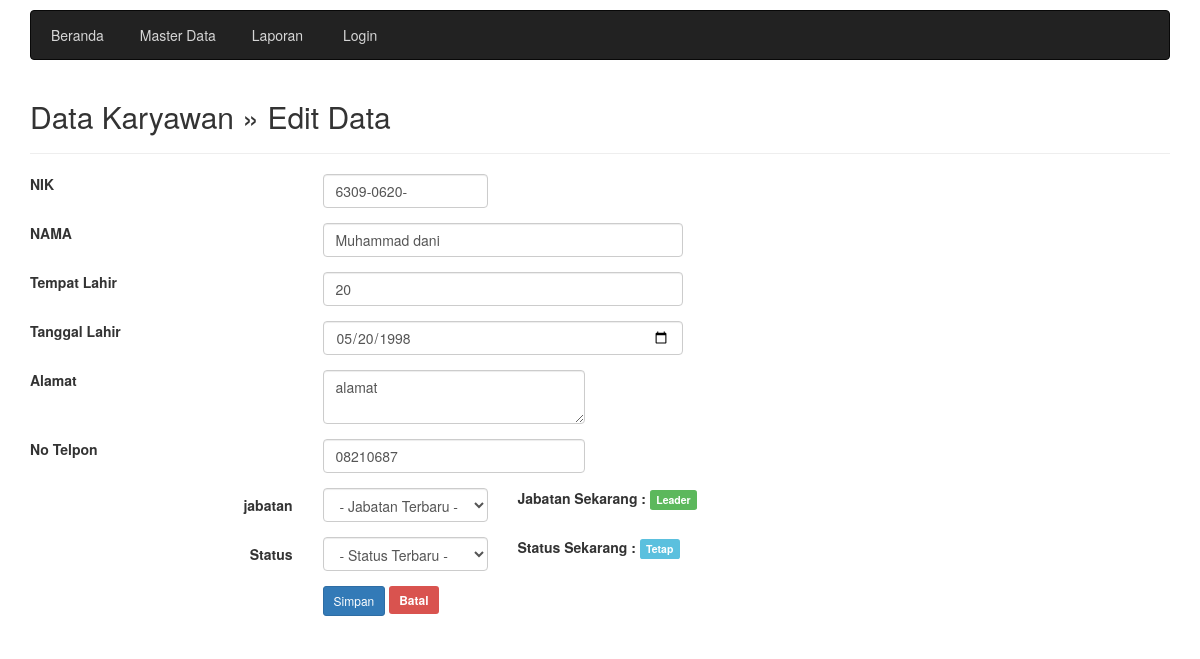
The page /karyawan_edit.php?nik=6309-0620- on the database as committed earlier.
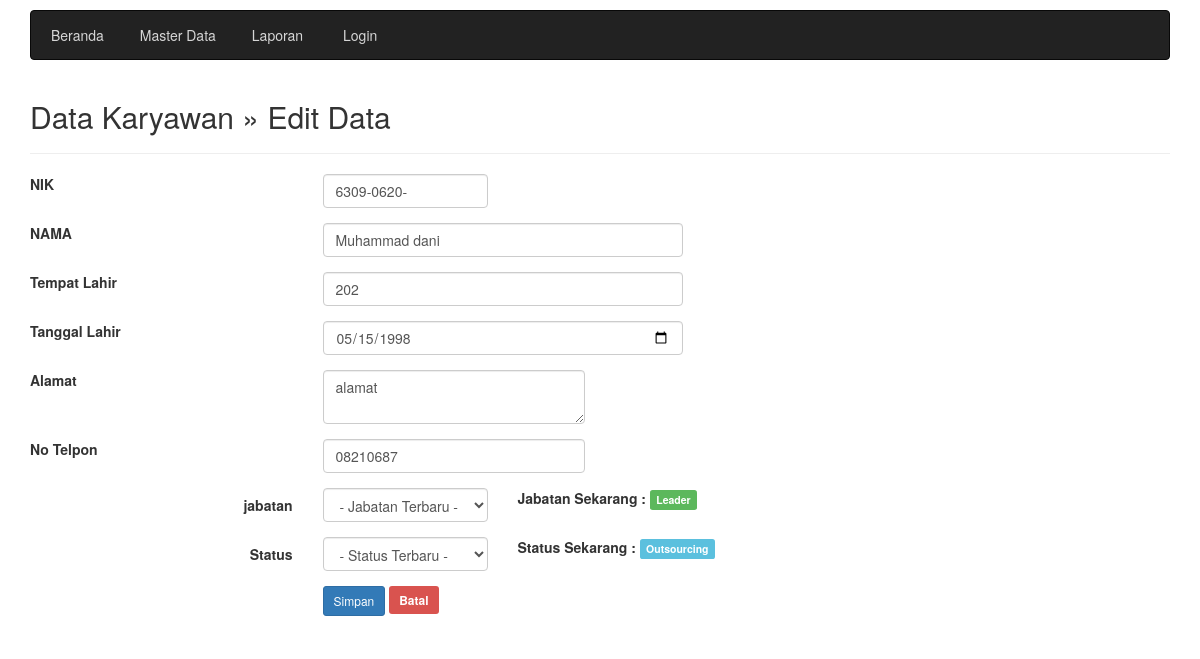
The same page on the database as committed later.
### tables this page shows
CREATE TABLE `karyawan` (
  `nik` varchar(10) NOT NULL,
  `nama` varchar(64) NOT NULL,
  `tempat_lahir` varchar(32) NOT NULL,
  `tanggal_lahir` date NOT NULL,
  `alamat` text NOT NULL,
  `no_telpon` char(12) NOT NULL,
  `jabatan` varchar(15) NOT NULL,
  `status` varchar(15) NOT NULL
);

### karyawan_edit.php (the view, shortened to what this page needs)
<?php include "head.php"; ?>
			<h2>Data Karyawan &raquo; Edit Data</h2>
			<hr />
			<?php
			$nik = $_GET['nik'];
			$sql = mysqli_query($koneksi, "SELECT * FROM karyawan WHERE nik='$nik'");
			if(mysqli_num_rows($sql) == 0){
					header("Location: index");
			}else{
				$row = mysqli_fetch_assoc($sql);
			}
						$now = strtotime(date("Y-m-d"));
						$maxage = date('Y-m-d', strtotime('-16 year', $now));
						$minage = date('Y-m-d', strtotime('-40 year', $now));
			?>
			<form class="form-horizontal" action="" method="post">
				<div class="form-group">
					<label class="col-sm-3 contorl-label">NIK</label>
					<div class="col-sm-2">
						<input type="text" name="nik" value="<?php echo $row ['nik']; ?>" class="form-control" placeholder=
						"NIK" required>
					</div>
				</div>
				<div class="form-group">
					<label class="col-sm-3 contorl-label">NAMA</label>
					<div class="col-sm-4">
						<input type="text" name="nama" value="<?php echo $row ['nama']; ?>" class="form-control" placeholder=
						"Nama" required>
					</div>
				</div>
				<div class="form-group">
					<label class="col-sm-3 contorl-label">Tempat Lahir</label>
					<div class="col-sm-4">
						<input type="text" name="tempat_lahir" value="<?php echo $row ['tempat_lahir']; ?>" class=
						"form-control" placeholder="Tempat Lahir" required>
					</div>
				</div>
				<div class="form-group">
					<label class="col-sm-3 contorl-label">Tanggal Lahir</label>
					<div class="col-sm-4">
						<input type="date" name="tanggal_lahir" value="<?php echo $row ['tanggal_lahir']; ?>" class=
						"input-group form-control" min="<?php echo $minage;?>" max="<?php echo $maxage;?>" required>
					</div>
				</div>
				<div class="form-group">
					<label class="col-sm-3 contorl-label">Alamat</label>
					<div class="col-sm-3">
						<textarea name="alamat" class="form-control" placeholder="Alamat"><?php echo $row ['alamat']; ?>
						</textarea>
					</div>
				</div>
				<div class="form-group">
					<label class="col-sm-3 contorl-label">No Telpon</label>
					<div class="col-sm-3">
						<input type="text" name="no_telpon" value="<?php echo $row ['no_telpon']; ?>" class="form-control"
						placeholder="No Telpon" required>
					</div>
				</div>
				<div class="form-group">
					<label class="col-sm-3 control-label">jabatan</label>
					<div class="col-sm-2">
						<select name="jabatan" class="form-control" required>
							<option value=""> - Jabatan Terbaru - </option>
						</select>
					</div>
					<div class="col-sm-3">
					<b>Jabatan Sekarang :</b> <span class="label label-success"><?php echo $row['jabatan']; ?></span>
					</div>
				</div>
				<div class="form-group">
					<label class="col-sm-3 control-label">Status</label>
					<div class="col-sm-2">
						<select name="status" class="form-control">
							<option value="">- Status Terbaru -</option>
						</select>
					</div>
					<div class="col-sm-3">
					<b>Status Sekarang :</b> <span class="label label-info"><?php echo $row['status']; ?></span>
					</div>
				</div>
				<div class="form-group">
					<label class="col-sm-3 control-label">&nbsp;</label>
					<div class="col-sm-6">
						<input type="submit" name="save" class="btn btn-sm btn-primary" value="Simpan">
						<a href="karyawan_data.php" class="btn-sm btn-danger">Batal</a>
					</div>
				</div>
			</form>
<?php include "foot.php"; ?>

### head.php (shortened to what this page needs)
<?php
if(isset($_SESSION["loggedin"]) && $_SESSION["loggedin"] === true){
  $usernich="<li><a href='#'>Profile</a><ul><li ><a href='reset_password'>Ubah Sandi Saya</a></li><li><a href='logout'>Logout</a></li></ul></li>";
}else{
  $usernich="<li><a href='login'>Login</a></li>";
}
?>
<!DOCTYPE html>
<html lang="en">
<head>
	<link href="css/site.css" rel="stylesheet">
	<link href="css/bootstrap.min.css" rel="stylesheet">
</head>
<body>
<div class="container">
<div class="content">
	<nav class="navbar navbar-inverse ">
	<div id="navbar" >
	<ul class="dropDownMenu">
		<li ><a href="index.php">Beranda</a>
		<li ><a href="#">Master Data</a>
		</li>
			</ul>
		<li><a href="#" > Laporan</a>
		</li>
      <?php echo $usernich; ?>
	</div>
	</nav>
</div>
</div>
		<div class="container">
			<div class="content">

### foot.php (shortened to what this page needs)
	</div>
	</div>
</body>
</html>

### css/site.css (style rules this page uses)
.content { margin-top: 10px; }
.form-group { margin-bottom: 15px; }
.form-group a { font-weight:bold; }
#navbar { width:100%; background:none; color:#fff; position:absolute; clear:both; top:4px; }
.dropDownMenu, .dropDownMenu ul { list-style: none; margin: 0; padding: 0; }
.dropDownMenu li { position: relative; }
.dropDownMenu a { padding: 10px 20px; display: block; text-decoration: none; color:#d6d6d6; }
.dropDownMenu > li { display: inline-block; vertical-align: top; margin-left: -4px; }
.dropDownMenu > li:first-child { margin-left: 0; }

Rows that differ between the two databases and show on the page:
changed karyawan "Leader": tempat_lahir "20" → "202"; tanggal_lahir "05/20/1998" → "05/15/1998"; status "Tetap" → "Outsourcing"
